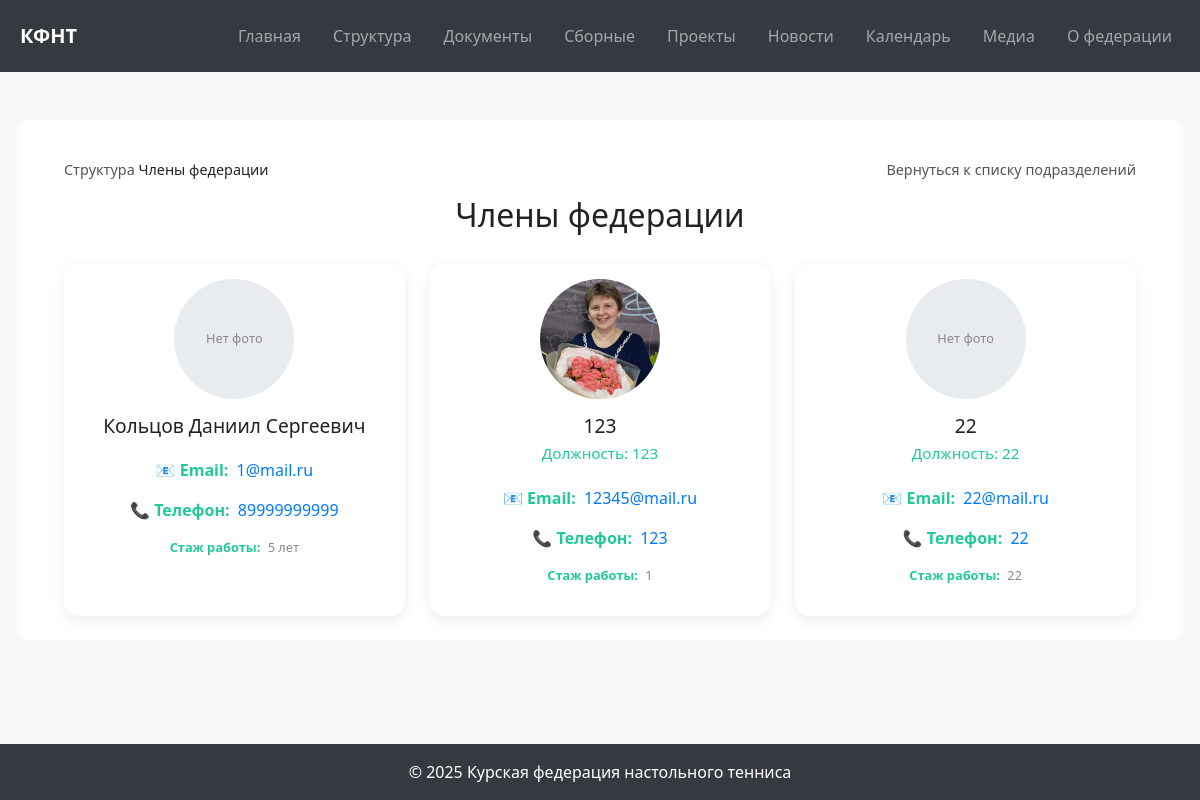
The page /structure/subdivision/1/ on the database its author committed.
### structure/models.py (models this page shows, shortened)
class Subdivision(models.Model):
    SUBDIVISION_CHOICES = [
        ('members', 'Члены федерации'),
        ('general_meeting', 'Общее собрание'),
        ('board', 'Правление'),
        ('chairman', 'Председатель'),
        ('vice_chairman', 'Заместители председателя'),
        ('secretary', 'Ответственный секретарь'),
        ('coaches_council', 'Тренерский совет'),
        ('audit_committee', 'Контрольно-счетная комиссия'),
        ('judges_committee', 'Судейская дисциплинарная комиссия'),
    ]
    title = models.CharField(max_length=50, choices=SUBDIVISION_CHOICES, unique=True, verbose_name='Подразделение')
    description = models.TextField(blank=True, verbose_name='Описание')
    class Meta:
        verbose_name = "Подразделение"
        verbose_name_plural = "Подразделения"

class Person(models.Model):
    subdivisions = models.ManyToManyField(Subdivision, related_name='members', verbose_name='Подразделения')
    full_name = models.CharField(max_length=200, verbose_name='ФИО')
    role = models.CharField(max_length=150, blank=True, verbose_name='Должность')
    photo = models.ImageField(upload_to='persons_photos/', blank=True, null=True, verbose_name='Фото')
    email = models.EmailField(blank=True, verbose_name='Электронная почта')
    phone = models.CharField(max_length=30, blank=True, verbose_name='Телефон')
    bio = models.TextField(blank=True, verbose_name='О сотруднике')
    period = models.CharField(max_length=100, blank=True, verbose_name='Стаж работы')
    sort_order = models.PositiveIntegerField(default=0, verbose_name='Порядковый номер')
    is_active = models.BooleanField(default=True, verbose_name='Активен')
    class Meta:
        ordering = ['sort_order']
        verbose_name = "Член подраздела"
        verbose_name_plural = "Члены подразделов"

### structure/views.py (the view)
# urls.py: path('subdivision/<int:pk>/', views.SubdivisionDetailView.as_view(), name='subdivision_detail'),
class SubdivisionDetailView(DetailView):
    model = Subdivision
    template_name = 'structure/subdivision_detail.html'
    context_object_name = 'subdivision'
    def get_context_data(self, **kwargs):
        context = super().get_context_data(**kwargs)
        context['active_members'] = self.object.members.filter(is_active=True)
        return context

### templates/structure/subdivision_detail.html (shortened to what this page needs)
{% extends 'base.html' %}
{% load static %}
{% block extra_css %}
<link rel="stylesheet" href="{% static 'css/structure.css'  %}">
{% endblock %}
{% block content %}
<div class="container">
    <nav class="breadcrumbs">
        <a href="{% url 'structure:structure_home' %}">Структура</a> {{ subdivision.get_title_display }}
        <a style="float:right;" href="{% url 'structure:structure_home' %}">Вернуться к списку подразделений</a>
    </nav>
    <section class="subdivision-header">
        <h1>{{ subdivision.get_title_display }}</h1>
    </section>
    {% if active_members %}
    <section class="members-grid">
        {% for person in active_members %}
        <div class="member-card">
    <div class="photo-wrapper">
        {% if person.photo %}
        <img src="{{ person.photo.url }}" alt="{{ person.full_name }}">
        {% else %}
        <div class="no-photo">Нет фото</div>
        {% endif %}
    </div>
    <div class="member-info">
        <h3>{{ person.full_name }}</h3>
        {% if person.role %}
        <p class="role">Должность: {{ person.role }}</p>
        {% endif %}
        <hr>
        {% if person.email %}
        <p class="contact"><span class="label">📧 Email:</span> <a href="mailto:{{ person.email }}">{{ person.email }}</a></p>
        {% endif %}
        {% if person.phone %}
        <p class="contact"><span class="label">📞 Телефон:</span> <a href="tel:{{ person.phone }}">{{ person.phone }}</a></p>
        {% endif %}
        {% if person.period %}
        <p class="period"><span class="label">Стаж работы:</span> {{ person.period }}</p>
        {% endif %}
    </div>
</div>
        {% endfor %}
    </section>
    {% else %}
    <p style="text-align:center; color:#555;">В этом подразделении пока нет активных участников.</p>
    {% endif %}
</div>
{% endblock %}

### static/css/structure.css (style rules this page uses)
.container { max-width: 1200px; margin: 0 auto; padding: 0 20px; }
.breadcrumbs { margin: 15px 0; font-size: 0.9rem; }
.breadcrumbs a { text-decoration: none; color: #555; transition: color 0.2s; }
.subdivision-header { margin-bottom: 30px; text-align: center; }
.subdivision-header h1 { font-size: 2rem; margin-bottom: 10px; color: #222; }
.members-grid { display: grid; grid-template-columns: repeat(auto-fit, minmax(250px, 1fr)); gap: 25px; }
.member-card { background: #fff; border-radius: 15px; overflow: hidden; box-shadow: 0 4px 15px rgba(0,0,0,0.08); transition: transform 0.3s, box-shadow 0.3s; display: flex; flex-direction: column; align-items: center; text-align: center; padding: 15px; }
.photo-wrapper { width: 120px; height: 120px; margin-bottom: 15px; border-radius: 50%; overflow: hidden; background-color: #e9ecef; display: flex; align-items: center; justify-content: center; }
.photo-wrapper img { width: 100%; height: 100%; object-fit: cover; }
.no-photo { font-size: 0.8rem; color: #888; }
.member-info h3 { font-size: 1.2rem; margin-bottom: 5px; color: #222; }
.member-info .role { font-size: 0.95rem; font-weight: 500; color: #20C997; margin-bottom: 10px; }
.member-card hr { width: 80%; border: 0; border-top: 1px solid #eee; margin: 10px 0; }
.period { font-size: 0.8rem; color: #888; }
.label { font-weight: 600; color: #20C997; margin-right: 4px; }
.contact a { color: #007BFF; text-decoration: none; }
hr { width: 80%; border: 0; border-top: 1px solid #eee; margin: 10px 0; }

### templates/base.html (style rules this page uses)
:root { --main-bg: #343A40; --accent-color: #20C997; --accent-hover: #17a589; --text-color: #212529; --card-bg: #FFFFFF; --body-bg: #F8F9FA; --font-family: 'Segoe UI', Tahoma, Geneva, Verdana, sans-serif; }
body { background-color: var(--body-bg); color: var(--text-color); font-family: 'Segoe UI', Tahoma, Geneva, Verdana, sans-serif; }
a { color: var(--accent-color); text-decoration: none; }

### rows shown on the page
Subdivision: title "Члены федерации"
Person: photo "Нет фото", full_name "Кольцов Даниил Сергеевич", email "1@mail.ru", phone "89999999999", period "5 лет"
Person: photo (picture), full_name "123", role "123", email "12345@mail.ru", phone "123", period "1"
Person: photo "Нет фото", full_name "22", role "22", email "22@mail.ru", phone "22", period "22"
